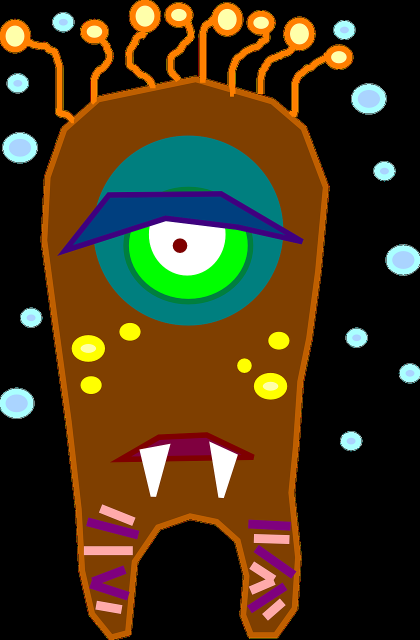
#> input picture data/100.png, 840 x 1280 px, given in place of the camera (shown at 1/2 size)
$ python execute_no3.py
#> lines starting #> are read from the running program, lines starting #| are printed output that depends on the picture; after the words box and inside, x2 and y2 are one past the last pixel; in counts of white or black regions, pixels touching at a corner belong together
#> further down, frame is the input picture: shape (1280, 840, 3); mean B, G, R 24.1, 51.6, 66.4
import cv2
import numpy as np
# from IPython import display
from matplotlib import pyplot as plt
import datetime
import os
import time
import firebase_admin
from firebase_admin import credentials
from firebase_admin import firestore, storage
import subprocess

def find_cont(img_before, img_after):
    fgbg = cv2.createBackgroundSubtractorMOG2()

    fgmask = fgbg.apply(img_before)
    fgmask = fgbg.apply(img_after)
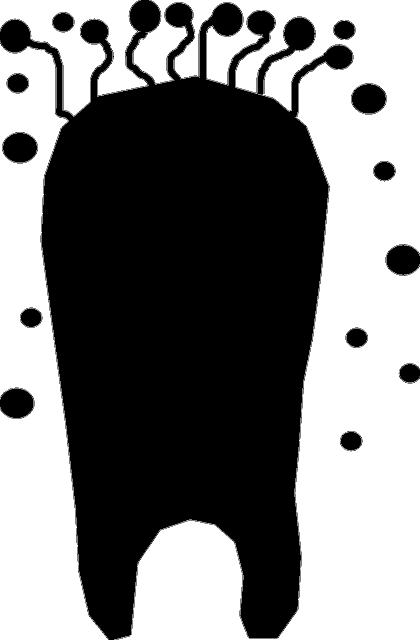
#> fgmask: shape (1280, 840) (shown at 1/2 size); values 127 (black) and 255 (white), 48.6% white; 70 white regions (65 under 20 px), largest, box (x1, y1, x2, y2) and area: (228, 0, 840, 1280) 354787, (0, 87, 218, 1280) 136297, (0, 0, 298, 234) 31110, (265, 105, 266, 126) 21, (347, 119, 348, 139) 20
    # [11 lines of commented-out code are left out]

    _, img_bin = cv2.threshold(fgmask, 0, 255, cv2.THRESH_OTSU)
    kernel = np.ones((5, 5), np.uint8)
    img_bin = cv2.morphologyEx(img_bin, cv2.MORPH_OPEN, kernel)
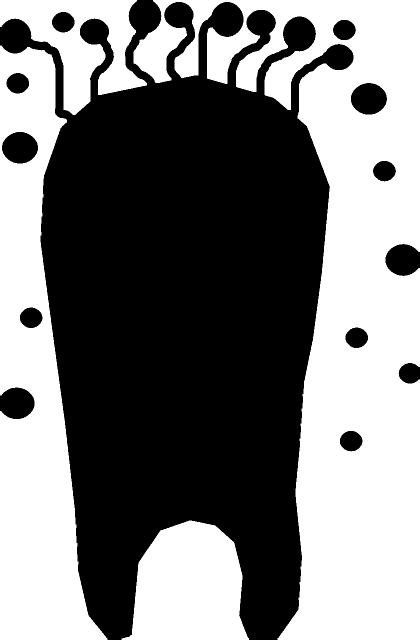
#> img_bin: shape (1280, 840) (shown at 1/2 size); 47.8% white; 4 white regions
    # cv2.imshow("bin_img",bin_img)
    # cv2.waitKey(0)


    # 輪郭抽出
    tmp_contours, hierarchy = cv2.findContours(img_bin, cv2.RETR_EXTERNAL, cv2.CHAIN_APPROX_SIMPLE)
#> tmp_contours = 4 contours; box (x1, y1, x2, y2) and area: (267, 0, 840, 1280) 310806, (0, 91, 215, 1280) 139410, (243, 1041, 498, 1280) 45023, (0, 0, 294, 230) 30858
    return tmp_contours

if __name__ == '__main__':
    cred = credentials.Certificate(
        "/Users/daiki.m/Desktop/supporters/gikucamp-firebase-adminsdk-bw43u-2fb954e096.json")
    firebase_admin.initialize_app(cred, {'storageBucket': 'gikucamp.appspot.com'})
    db = firestore.client()
    doc_ref = db.collection(u'data').document(u'90TwVL13wTuPpmCgw24C')
    ref = db.collection(u'data')
    docs = ref.stream()
    bucket = storage.bucket()
    #filename = 'outline.png'
    #blob = bucket.blob(filename)
    content_type = 'outline/png'

    #filename2 = 'img_gomi.png'
    filename2 = 'img_gomi.png'
    blob = bucket.blob(filename2)


    area_total_previous = 0
    area_total = 0
    count_gomi = 0

    camera = cv2.VideoCapture(0)
    for i in range(1, 600):
        if area_total == 0:
            hp_max = 0
            count_gomi = 0
        # if area_total > hp_max:
        #     hp_max = area_total
        ret, frame = camera.read()
        if ret:
            print('Success')
            cv2.imwrite('final{}.png'.format(i), frame)

        else:
            print('Failed')

        # start_name = 'final{}.png'.format(i-1)
        # final_name = 'final{}.png'.format(i)
        img_before = cv2.imread('final{}.png'.format(i-1))
        img_after = cv2.imread('final{}.png'.format(i))

        cont_n = find_cont(img_before, img_after)
#> cont_n has the same summary as tmp_contours in find_cont
        #print("contours", contours)

        # 輪郭を描写
        img_outline = img_after.copy()
        cv2.drawContours(img_outline, cont_n, -1, color=(0, 255, 0), thickness=5)
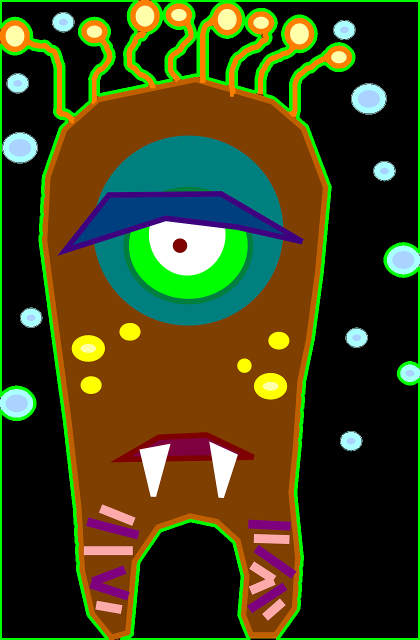
#> img_outline: shape (1280, 840, 3) (shown at 1/2 size); 5.91% of pixels changed, all inside (x1, y1, x2, y2) = (0, 0, 840, 1280)
        cv2.imwrite('outline.png', img_outline)

        # for i in cont_n:
        #     print(cv2.contourArea(i))

        # 小さい輪郭を削除
        cont_A = list(filter(lambda x: cv2.contourArea(x) > 10000, cont_n))
#> cont_A has the same summary as tmp_contours in find_cont
        # print("contours-", cont_n)

        # 輪郭を描写
        # img_outline = img2.copy()
        cv2.drawContours(img_outline, cont_A, -1, color=(0, 255, 0), thickness=5)
        cv2.imwrite('outline_.png', img_outline)
        final_area = 0
        # cv2.imshow("img_outline",img_after)
        # cv2.waitKey()

        # トータルエリアを計算

        img_0 = cv2.imread('final0.png')
        cont_0 = find_cont(img_0, img_after)
#> cont_0 has the same summary as tmp_contours in find_cont
        cont_0A = list(filter(lambda x: cv2.contourArea(x) > 10000, cont_0))
#> cont_0A has the same summary as tmp_contours in find_cont

        area_total_previous = area_total
        area_total = sum([cv2.contourArea(i) for i in cont_0A])
#> area_total = 526096

        for a in range(len(cont_A)):
            area = cv2.contourArea(cont_A[a])
            print(a, area)
            final_area = final_area + area
#> this loop made 4 passes
#> (area, final_area) on passes 1 to 4: (45023, 45023), (139410, 184433), (310805.5, 495238.5), (30857.5, 526096)
#| 0 45023.0
#| 1 139410.0
#| 2 310805.5
#| 3 30857.5
#> after the loop, final_area = 526096


        print("final_area", final_area)
#| final_area 526096.0
        print("area_total", area_total)
#| area_total 526096.0
        print("area_total_previous", area_total_previous)

        final_area = area_total


        try:
            if area_total < area_total_previous:
                count_gomi = count_gomi+1
                # 外形のマスク画像を生成
                mask = np.zeros_like(img_before[:, :, 0])
                cv2.drawContours(mask, [cont_A[0]], -1, color=255, thickness=-1)
                #if(area_diff>0):
                ch_b, ch_g, ch_r = cv2.split(img_before[:, :, :3])
                img_alpha = cv2.merge((ch_b, ch_g, ch_r, mask))
                cv2.imwrite("img_alpha.png", img_alpha)

                # 外枠の矩形を計算
                x, y, w, h = cv2.boundingRect(cont_A[0])
                img_gomi = img_alpha[y:y + h, x:x + w]
                cv2.imwrite("img_gomi.png", img_gomi)

                # 現在取ったものの画像をfirebaseに送信

                with open(filename2, 'rb') as f:
                    blob.upload_from_file(f, content_type=content_type)

                gomi_path ='gomi_{}.png'.format(count_gomi)
                cv2.imwrite(gomi_path, img_gomi)

                blob_gomi_path = bucket.blob(gomi_path)
                with open(gomi_path, 'rb') as f:
                    blob_gomi_path.upload_from_file(f, content_type=content_type)


        except IndexError:
            print('Not found: gomi')

        # firebaseにトータルの面積を送信
        for doc in docs:
            print(u'{} => {}'.format(doc.id, doc.to_dict()))

        if final_area > hp_max:
            hp_max = area_total
#> hp_max = 526096

        doc_ref.set({
            u'amount': f"{final_area}",
            u'count_gomi': f"{count_gomi}",
            u'hp_max': f"{hp_max}",
            u'hp_diff': f"{area_total - area_total_previous}",

        })


        print("今置け！")
        #cv2.waitKey(0)
        #input()
        #subprocess.call('PAUSE', shell=True)
#> (the run stopped early here; a loop or call above may not have finished)
